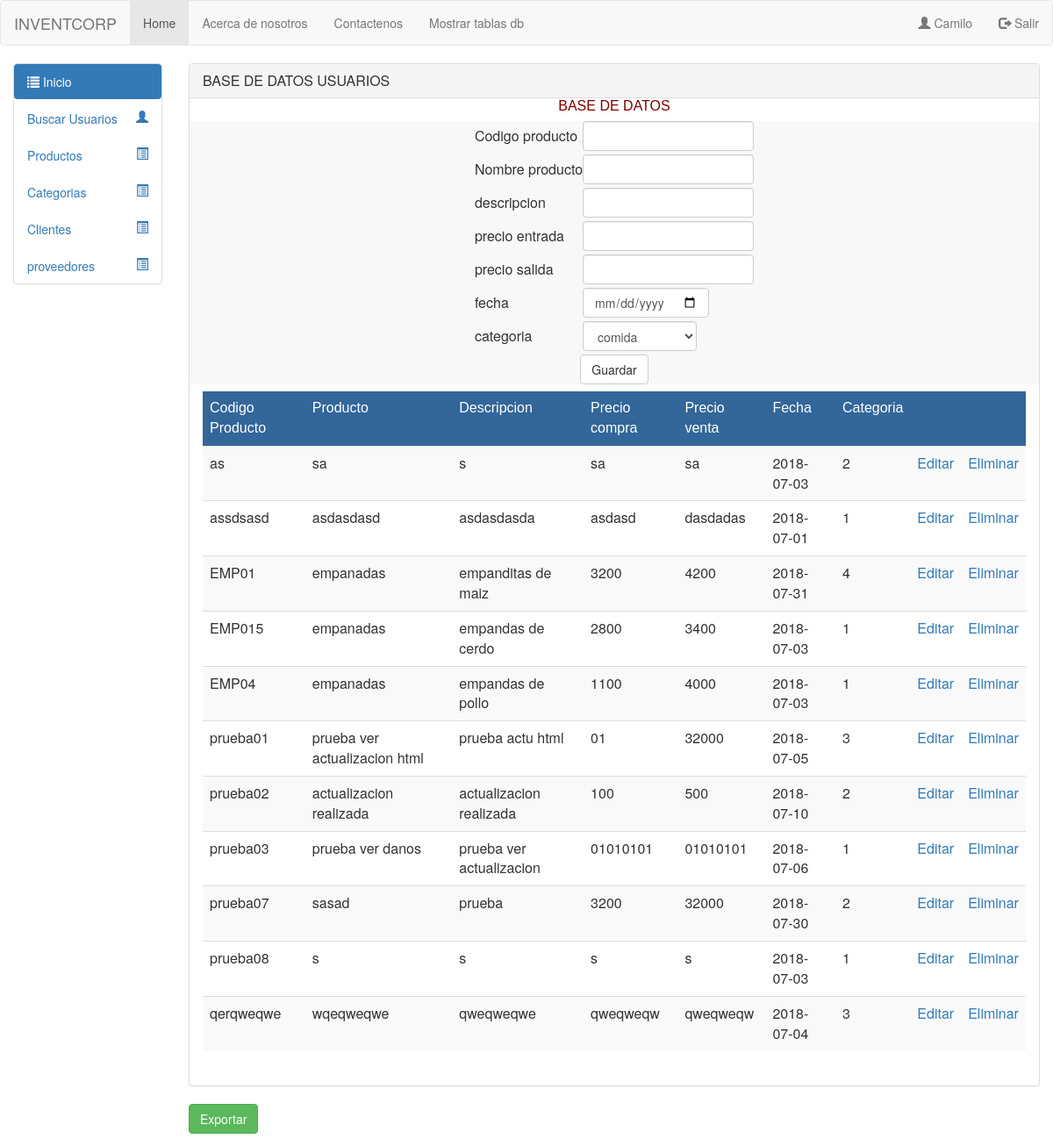
Page /codigosNN/productos/crudproductos.php (signed in) on the earlier database version.
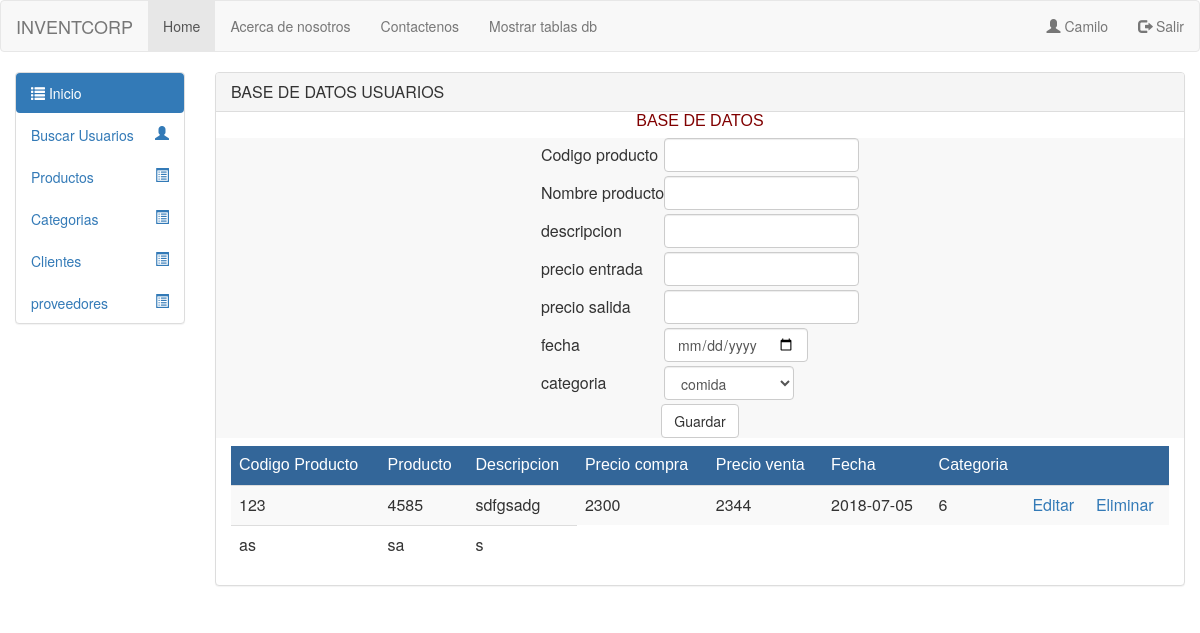
Same page on the later database version.
### tables this page shows
CREATE TABLE `productos` (
  `codigo_producto` varchar(50) NOT NULL,
  `nombre_producto` varchar(50) NOT NULL,
  `desc_producto` varchar(50) NOT NULL,
  `precio_entrada` varchar(50) NOT NULL,
  `precio_salida` varchar(50) NOT NULL,
  `fecha_ingreso` date NOT NULL,
  `estado_producto` tinyint(1) NOT NULL,
  `id_categoria` int(11) DEFAULT NULL
);

### codigosNN/productos/condb.php (called while the page is built, shortened)
<?php
class conexion
{
public function __construct()
{
$this->con = new mysqli("localhost", "root", "", "inventcorp");
}
}
?>

### codigosNN/productos/alumno.model.php (called while the page is built, shortened)
<?php
 include("condb.php");
class clases extends conexion
{
    public function listar()
    {
        $q = "select * from productos order by codigo_producto";
        $consulta = $this->con->query($q) or die ('failed!' . $this->con->error);
        return $consulta;
    }
}
?>

### codigosNN/productos/crudproductos.php (the view, shortened to what the changed rows need)
<?php
require 'alumno.model.php';
?>
<html lang="en">
<head>
<link href="../../bootstrap/css/bootstrap.min.css" rel="stylesheet" media="screen">
</head>
<body>
<div class="container-fluid">
<div class="row">
<div class="col-sm-10 col-md-10">
<div class="panel panel-default">
<div class="row">
 <div class="col-sm-12 col-md-12">
             <div class="col-sm-12 col-md-12">
             <div class="table-responsive">
                    <table class="table table-hover table-striped" align="center">
                    <thead>
                        <tr>
                            <tr style="color:#FFF; background-color:#369">
                            <td style="font-family:Tahoma, Geneva, sans-serif">Codigo Producto</td>
                            <td style="font-family:Tahoma, Geneva, sans-serif">Producto</td>
                            <td style="font-family:Tahoma, Geneva, sans-serif">Descripcion</td>
                            <td style="font-family:Tahoma, Geneva, sans-serif">Precio compra</td>
                            <td style="font-family:Tahoma, Geneva, sans-serif">Precio venta</td>
                            <td style="font-family:Tahoma, Geneva, sans-serif">Fecha</td>
                            <td style="font-family:Tahoma, Geneva, sans-serif">Categoria</td>
                            <td></td>
                            <td></td>
                        </tr>
                    </thead>
                    <?php
                    $objeto= new clases;
                    $res=$objeto->listar();
                     while($row = $res->fetch_array(MYSQLI_ASSOC)){
                      ?>
                        <tr>
                            <td><?php echo $row['codigo_producto']; ?></td>
                            <td><?php echo $row['nombre_producto']; ?></td>
                            <td><?php echo $row['desc_producto']; ?></td>
                            <td><?php echo $row['precio_entrada']; ?></td>
                            <td><?php echo $row['precio_salida']; ?></td>
                            <td><?php echo $row['fecha_ingreso']; ?></td>
                            <td><?php echo $row['id_categoria']; ?></td>
                            <td>
                                <a href="crudproductos.php?edit=<?php echo $row['codigo_producto']; ?>">Editar</a>
                            </td>
                            <td>
                                <a href="controlador.php?del=<?php echo $row['codigo_producto']; ?>">Eliminar</a>
                            </td>
                        </tr>
                    <?php
                   } $objeto->CloseDB();?>
                </table>
                <br/>
             </div>
                </div>
              </div>
            </div>
        </div>
         <form method="post" action="exportar1.php">
     <input type="submit" name="exportar" class="btn btn-success" value="Exportar" />
    </form>
        </div>
</div>
</div>
    </body>
</html>

Differences in the rows shown:
no longer on this page (row edited): productos: codigo_producto "assdsasd", nombre_producto "asdasdasd", desc_producto "asdasdasda", precio_entrada "asdasd", precio_salida "dasdadas", fecha_ingreso "2018-07-01", id_categoria "1"
no longer on this page (row edited): productos: codigo_producto "EMP01", nombre_producto "empanadas", desc_producto "empanditas de maiz", precio_entrada "3200", precio_salida "4200", fecha_ingreso "2018-07-31", id_categoria "4"
no longer on this page (row edited): productos: codigo_producto "EMP015", nombre_producto "empanadas", desc_producto "empandas de cerdo", precio_entrada "2800", precio_salida "3400", fecha_ingreso "2018-07-03", id_categoria "1"
no longer on this page (row unchanged): productos: codigo_producto "EMP04", nombre_producto "empanadas", desc_producto "empandas de pollo", precio_entrada "1100", precio_salida "4000", fecha_ingreso "2018-07-03", id_categoria "1"
no longer on this page (row unchanged): productos: codigo_producto "prueba01", nombre_producto "prueba ver actualizacion html", desc_producto "prueba actu html", precio_entrada "01", precio_salida "32000", fecha_ingreso "2018-07-05", id_categoria "3"
no longer on this page (row unchanged): productos: codigo_producto "prueba02", nombre_producto "actualizacion realizada", desc_producto "actualizacion realizada", precio_entrada "100", precio_salida "500", fecha_ingreso "2018-07-10", id_categoria "2"
no longer on this page (row unchanged): productos: codigo_producto "prueba03", nombre_producto "prueba ver danos", desc_producto "prueba ver actualizacion", precio_entrada "01010101", precio_salida "01010101", fecha_ingreso "2018-07-06", id_categoria "1"
no longer on this page (row edited): productos: codigo_producto "prueba07", nombre_producto "sasad", desc_producto "prueba", precio_entrada "3200", precio_salida "32000", fecha_ingreso "2018-07-30", id_categoria "2"
no longer on this page (row edited): productos: codigo_producto "prueba08", nombre_producto "s", desc_producto "s", precio_entrada "s", precio_salida "s", fecha_ingreso "2018-07-03", id_categoria "1"
no longer on this page (row edited): productos: codigo_producto "qerqweqwe", nombre_producto "wqeqweqwe", desc_producto "qweqweqwe", precio_entrada "qweqweqw", precio_salida "qweqweqw", fecha_ingreso "2018-07-04", id_categoria "3"
added productos: codigo_producto "123", nombre_producto "4585", desc_producto "sdfgsadg", precio_entrada "2300", precio_salida "2344", fecha_ingreso "2018-07-05", id_categoria "6"
changed productos "as": precio_entrada "sa" → (not shown); precio_salida "sa" → (not shown); fecha_ingreso "2018-07-03" → (not shown); id_categoria "2" → (not shown)
Other differences:
form field exportar: "Exportar" → (not shown)
